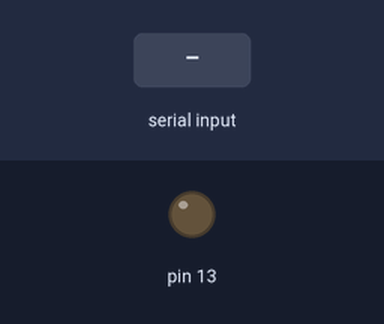
Simulated run of this sketch. Board: Arduino Uno, built with avr-gcc and run on an emulated ATmega328P. Shown: output pins drawn as LEDs (lit = HIGH). The inputs (shaded band) are chosen by the test bench. What the sketch prints to the serial monitor is not drawn.

Above: at 1.2 s.
1.3 s: "1" received over Serial
At 2.5 s:
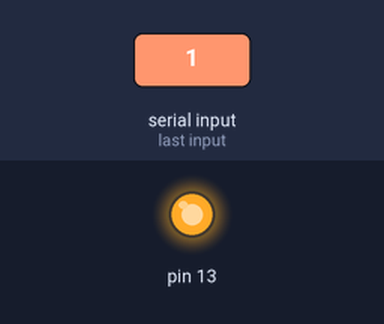
2.8 s: "0" received over Serial
At 3.7 s:
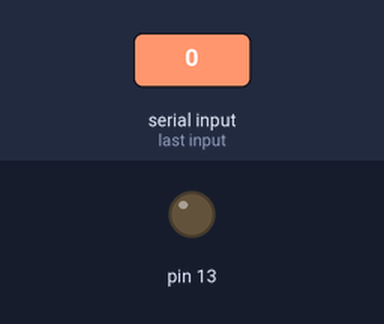
Timing chart, 0 to 5.8 s (numbered marks = the images above; inputs shaded):
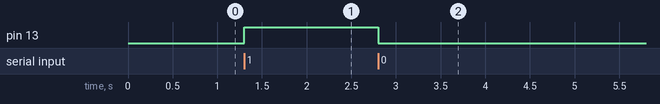

The sketch:

LED_Control1.ino
```cpp
int state = 0;
void setup() {
  pinMode(13, OUTPUT);
  digitalWrite(13, LOW);
  Serial.begin(9600);
}
void loop() {
  if (Serial.available() > 0) {
    state = Serial.read();
  }
  if (state == '0') {
    digitalWrite(13, LOW);
    state = 0;
  }
  else if (state == '1') {
    digitalWrite(13, HIGH);
    delay(100);
    state = 0;
  }
 Serial.println(state);
}
```

Measured:
- after the input at 1.3 s, pin 13: LOW → HIGH at once
- after the input at 2.8 s, pin 13: HIGH → LOW at once
